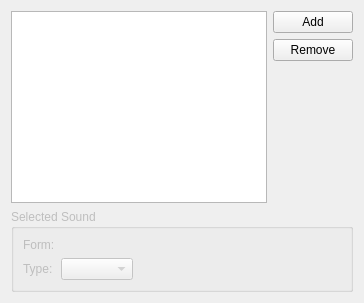
     <widget class="QWidget" name="tabSounds">
      <attribute name="title">
       <string>Sounds</string>
      </attribute>
      <layout class="QGridLayout" name="gridLayout_15">
       <item row="0" column="1">
        <layout class="QVBoxLayout" name="verticalLayout_2">
         <item>
          <widget class="QPushButton" name="buttonSoundsAdd">
           <property name="text">
            <string>Add</string>
           </property>
          </widget>
         </item>
         <item>
          <widget class="QPushButton" name="buttonSoundsRemove">
           <property name="text">
            <string>Remove</string>
           </property>
          </widget>
         </item>
         <item>
          <spacer name="verticalSpacer_6">
           <property name="orientation">
            <enum>Qt::Vertical</enum>
           </property>
           <property name="sizeHint" stdset="0">
            <size>
             <width>20</width>
             <height>40</height>
            </size>
           </property>
          </spacer>
         </item>
        </layout>
       </item>
       <item row="1" column="0" colspan="2">
        <widget class="QGroupBox" name="currentSoundGroupbox">
         <property name="enabled">
          <bool>false</bool>
         </property>
         <property name="title">
          <string>Selected Sound</string>
         </property>
         <layout class="QGridLayout" name="gridLayout_16">
          <item row="1" column="0">
           <widget class="QLabel" name="label_50">
            <property name="text">
             <string>Type:</string>
            </property>
            <property name="buddy">
             <cstring>currentSoundType</cstring>
            </property>
           </widget>
          </item>
          <item row="1" column="1">
           <widget class="QComboBox" name="currentSoundType"/>
          </item>
          <item row="1" column="2">
           <spacer name="horizontalSpacer_7">
            <property name="orientation">
             <enum>Qt::Horizontal</enum>
            </property>
            <property name="sizeHint" stdset="0">
             <size>
              <width>40</width>
              <height>20</height>
             </size>
            </property>
           </spacer>
          </item>
          <item row="0" column="0">
           <widget class="QLabel" name="label_51">
            <property name="text">
             <string>Form:</string>
            </property>
            <property name="buddy">
             <cstring>currentSoundForm</cstring>
            </property>
           </widget>
          </item>
          <item row="0" column="1" colspan="2">
           <widget class="DKFormPicker" name="currentSoundForm">
            <property name="allowNone">
             <bool>false</bool>
            </property>
           </widget>
          </item>
         </layout>
        </widget>
       </item>
       <item row="0" column="0">
        <widget class="QTableView" name="sounds"/>
       </item>
      </layout>
     </widget>
